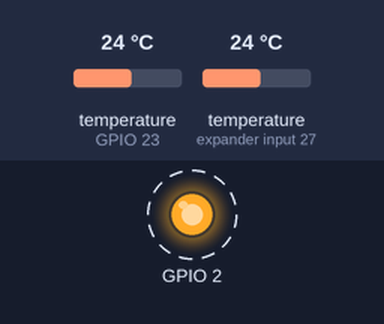
The program below on a simulated ESP32. On the bench: output pins drawn as LEDs (lit = HIGH). Dashed ring = blinking. Inputs (shaded band) come from the test bench; at power-on: temperature (sensors on GPIO 23, expander input 27) 24 °C. WiFi joins after 1.5 s; servers stay silent unless stated; EEPROM starts erased; what the program prints to the serial monitor is not drawn.

Above: at 2.0 s.
Timing chart, 0 to 6.1 s (numbered marks = the images above):
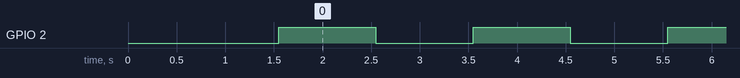

The program:

main.cpp
```cpp
#include <Arduino.h> // Allow to use Arduino functions
#include <WiFi.h> // Allow to connect to a WiFi network
#include <ArduinoOTA.h> // Allow to update the device over the air (OTA)
#include <ESPmDNS.h> // Allow to use mDNS to access the device by its hostname (e.g. http://esp32.local) instead of only its IP address
#include <WiFiUdp.h> // Allow to use UDP protocol
#include "ESPAsyncWebServer.h" // Allows to create a web server that can be accessed asynchronously
#include "Preferences.h" // Allows to store data in the non-volatile memory of the ESP32 based on namespace that contains key-value pairs
#include "OneWire.h" // Allows to use 1-wire protocol to communicate with supported devices
#include "DallasTemperature.h" // Allows to use Dallas Temperature ICs attached to the 1-wire bus
#define USE_OTA 1
#define USE_WIFI 1
#define USE_DALLAS 1
#define SSID "ARARIBOIA-NEW"
#define PASSWORD "mamadores"

using timer = uint32_t;
// TODO: Test task scheduling with FreeRTOS
// TODO: Test RemoteDebug library
// // TODO: Test EEPROM library
// TODO: Test physical I2C communication*
// TODO: Test bluetooth communication
// TODO: Test TCP communication
Preferences nvs_memory; // Create a Preferences object to store data in the non-volatile memory of the ESP32
AsyncWebServer server(80); // Create an AsyncWebServer object to create a web server that can be accessed asynchronously
uint16_t serverAccessCounter = 0; // Create a variable to store the number of times the web server was accessed

#if USE_DALLAS
OneWire oneWire(23); // Create a OneWire object to communicate with any OneWire devices (not just Maxim/Dallas temperature ICs)
DallasTemperature sensors(&oneWire);  // Create a DallasTemperature object to pass our oneWire reference to Dallas Temperature
DeviceAddress thermalProbeOne, thermalProbeTwo; // Create arrays to hold 8-byte addresses for each device on the bus
#endif

void PrintDallasAddress(DeviceAddress device_address) {
#if USE_DALLAS
  for (uint8_t i = 0; i < 8; i++) {
    if (device_address[i] < 15) Serial.print("0");
    Serial.print(device_address[i], HEX);
  }
#endif
}

void DallasTemperatureSetup() {
#if USE_DALLAS
  sensors.begin();
  Serial.printf("Found %d devices\n", sensors.getDeviceCount());
  if (!sensors.getAddress(thermalProbeOne, 0)) {
    Serial.printf("Unable to find address for Device 0\n");
  } else {
    Serial.printf("Device 0 Address: ");
    PrintDallasAddress(thermalProbeOne);
    Serial.printf("\n");
  }
  if (!sensors.getAddress(thermalProbeTwo, 1)) {
    Serial.printf("Unable to find address for Device 1\n");
  } else {
    Serial.printf("Device 1 Address: ");
    PrintDallasAddress(thermalProbeTwo);
    Serial.printf("\n");
  }
#endif
}

void DallasRequestTemperatures() {
#if USE_DALLAS
  static timer last_request = 0;
  if (millis() - last_request > 1000) {
    Serial.printf("Number of devices: %d\n", sensors.getDeviceCount());
    sensors.requestTemperatures();
    for (uint8_t i = 0; i < sensors.getDeviceCount(); i++) {
      Serial.printf("Device %d Temperature: %f\n", i, sensors.getTempCByIndex(i));
    }
    last_request = millis();
  }
#endif
}

void RTOSBlink(void* param) {
  gpio_pad_select_gpio(GPIO_NUM_2); // Sets GPIO_NUM_2 to GPIO mode as pins can be configured to other modes
  esp_err_t result = gpio_set_direction(GPIO_NUM_2, GPIO_MODE_INPUT_OUTPUT);
  if (result != ESP_OK) {
     Serial.printf("Error setting GPIO direction: %d", result);
     vTaskDelete(NULL);
   }
  Serial.printf("Blink task started successfully");
  while (1) {
    bool level = !gpio_get_level(GPIO_NUM_2);
    gpio_set_level(GPIO_NUM_2, level);
    vTaskDelay(1000 / portTICK_PERIOD_MS);
  }
}

// The RTOS task must take in a void parameter, then cast it to the appropriate type inside the function.
// The RTOS Task Creator must take in a void casted pointer to a global variable, which will be passed to the task.
// It must be a non stack allocated variable, otherwise it will be deleted after the function returns, causing a crash.
// The flow is as follows:
// Global variable -> void casted pointer on creation -> void casted pointer on task -> casted pointer on function
// Those tasks must represent cohesive functional blocks, with low coupling between them.

void StartRTOSBlink() {
  xTaskCreate(RTOSBlink, "Blink", 1000, NULL, 1, NULL);
}

void StartNVSMemory() {
  nvs_memory.begin("flash", false);
  serverAccessCounter = nvs_memory.getUShort("access_counter", 0);
  if (serverAccessCounter == 0) {
    Serial.printf("No access counter found. Initializing to 0\n");
    nvs_memory.putUShort("access_counter", 0);
  } else {
    Serial.printf("Access counter found. Value: %d\n", serverAccessCounter);
  }
}

void StoreNVSCounter() {
  nvs_memory.putUShort("access_counter", serverAccessCounter);
}

void ServerSetup() {
  server.on("/", HTTP_GET, [](AsyncWebServerRequest *request) {
    request->send(200, "text/plain", "Hello, client #" + String(serverAccessCounter));
    StoreNVSCounter();
    serverAccessCounter++;
  });
  server.begin();
}

void StartWifiConnection() {
#if (USE_WIFI)
  WiFi.begin(SSID, PASSWORD);
  while (WiFi.status() != WL_CONNECTED) {
    static int counter = 0;
    delay(500);
    Serial.print(".");
    if (counter++ > 10) {
      Serial.println("Could not connect to WiFi");
      ESP.restart();
    }
  }
  Serial.println("");
  Serial.print("Connected to ");
  Serial.println(SSID);
  Serial.print("IP address: ");
  Serial.println(WiFi.localIP());
#endif
}

/**
 * @brief Start the OTA protocol.
 * MUST be called after the WiFi connection is established, otherwise it will crash the ESP32.
 * Make sure to insert the correct network credentials for the connection
 *
 */
void StartOTAProtocol() {
#if (USE_OTA) && (USE_WIFI)

  ArduinoOTA.setHostname("esp32"); // Set the hostname for the OTA service.
  ArduinoOTA.onStart([]() { // Method chain to set the OTA handlers.
    if (ArduinoOTA.getCommand() == U_FLASH) {
      Serial.println("Start updating sketch ...");
    } else {
      // NOTE: if updating SPIFFS this would be the place to unmount SPIFFS using SPIFFS.end()
      Serial.println("Start updating SPIFFS ...");
    }
  }).onEnd([]() {
    Serial.println("\nEnd");
  }).onProgress([](unsigned int progress, unsigned int total) {
    Serial.printf("Progress: %u%%\r", (progress / (total / 100)));
  }).onError([](ota_error_t error) {
    Serial.printf("Error[%u]: ", error);
    if (error == OTA_AUTH_ERROR) Serial.println("Auth Failed");
    else if (error == OTA_BEGIN_ERROR) Serial.println("Begin Failed");
    else if (error == OTA_CONNECT_ERROR) Serial.println("Connect Failed");
    else if (error == OTA_RECEIVE_ERROR) Serial.println("Receive Failed");
    else if (error == OTA_END_ERROR) Serial.println("End Failed");
  });
  ArduinoOTA.begin();
#endif
}

void OTAHandler () {
#if (USE_OTA) && (USE_WIFI)
  ArduinoOTA.handle();
#endif
}

void setup() {
  Serial.begin(115200);
  StartWifiConnection();
  StartOTAProtocol();
  ServerSetup();
  StartNVSMemory();
  StartRTOSBlink();
  DallasTemperatureSetup();
}

void loop() {
  OTAHandler();
  DallasRequestTemperatures();
}
```

Measured:
- by itself, GPIO 2: alternates HIGH for 1.0 s and LOW for 1.0 s
